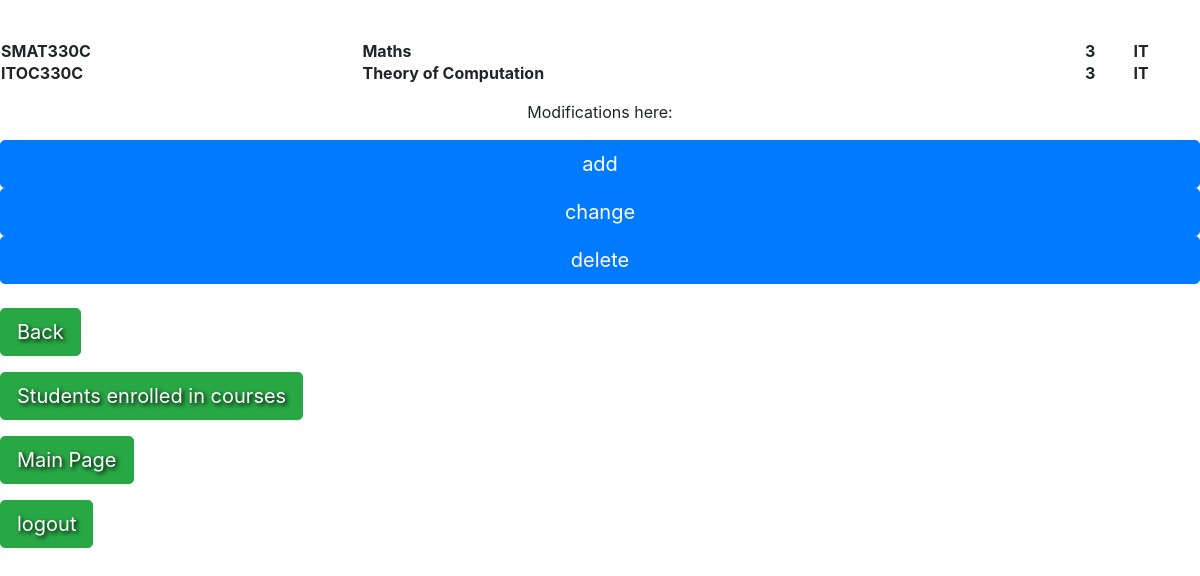
Before: /showCourses (signed in) with the older database file.
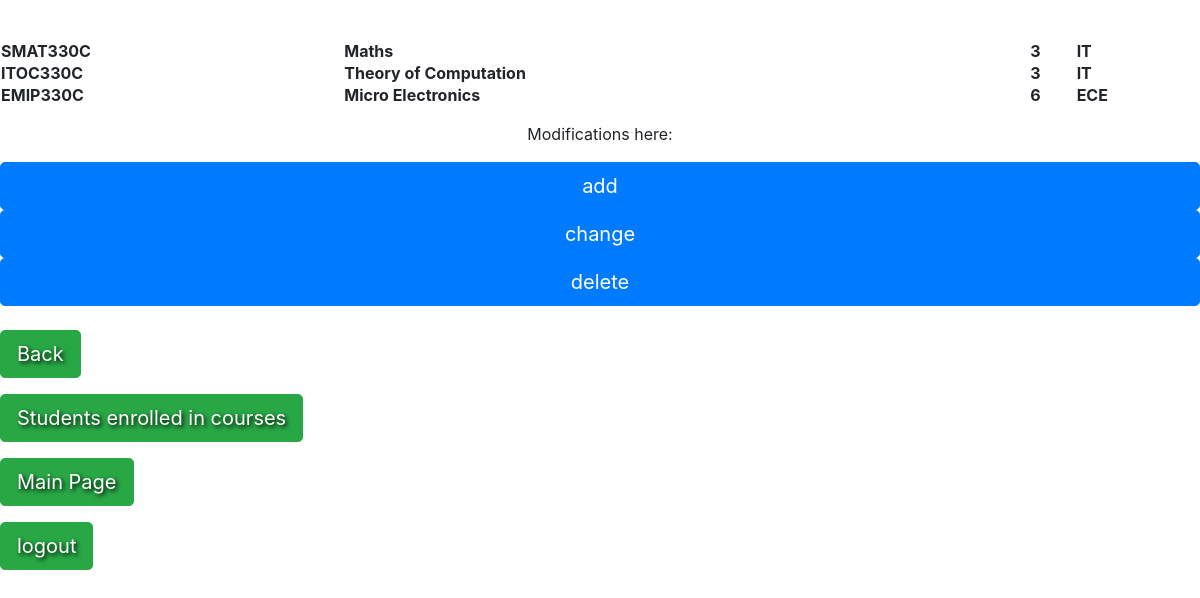
After: the same page with the newer database file.
### models.py (models this page shows, shortened)
class Course(Base):
    __tablename__ = 'Courses'
    courseID = db.Column(db.String(50), primary_key=True)
    courseName = db.Column(db.String(50))
    credits = db.Column(db.Integer())
    department = db.Column(db.String(50))

### app.py (the view)
@app.route('/showCourses',methods=['POST','GET'])
def showCourses():
    if request.method == 'GET' and session['inputName']:
        cours = Course.query.all()
        return render_template('course.html', cours=cours)

### templates/course.html (shortened to what this page needs)
 <link href="http://getbootstrap.com/dist/css/bootstrap.min.css" rel="stylesheet">
    <link href="http://getbootstrap.com/examples/jumbotron-narrow/jumbotron-narrow.css" rel="stylesheet">
    <link href="../static/signup.css" rel="stylesheet">
 <table style = "width: 100%">
  {% for item in cours %}
  <tr>
        <th>{{ item['courseID'] }}</th>
        <th >{{ item['courseName'] }}</th>
        <th>{{ item['credits'] }} </th>
        <th>{{ item['department'] }} </th>
    </tr>
{% endfor %}
</table>
<p class="pull-right"><center>Modifications here:</center></p>
    <a href="{{ url_for('editCourses') }}"><input type="submit" href="../templates/department1.html" value="add" class="btn btn-primary btn-lg btn-block"></a>
      <a href="{{ url_for('changeCourses') }}"><input type="submit" href="../templates/course1.html" value="change" class="btn btn-primary btn-lg btn-block"></a>
     <a href="{{ url_for('deleteCourses') }}"><input type="submit" href="../templates/course1.html" value="delete" class="btn btn-primary btn-lg btn-block"></a>
     <p style="text-shadow: 2px 2px 4px #000000;"><a class="btn btn-lg btn-success" href="{{ url_for('showDepartments') }}" role="button">Back</a>
            </p>
    <p style="text-shadow: 2px 2px 4px #000000;"><a class="btn btn-lg btn-success" href="{{ url_for('showStudentCourses') }}" role="button">Students enrolled in courses</a>
            </p>
    <p style="text-shadow: 2px 2px 4px #000000;"><a class="btn btn-lg btn-success" href="{{ url_for('main') }}" role="button">Main Page</a>
   <p style="text-shadow: 2px 2px 4px #000000;"><a class="btn btn-lg btn-success" href="{{ url_for('logout') }}" role="button">logout</a>
            </p>

Changed rows visible on the page:
added Course: courseID "EMIP330C", courseName "Micro Electronics", credits "6", department "ECE"
